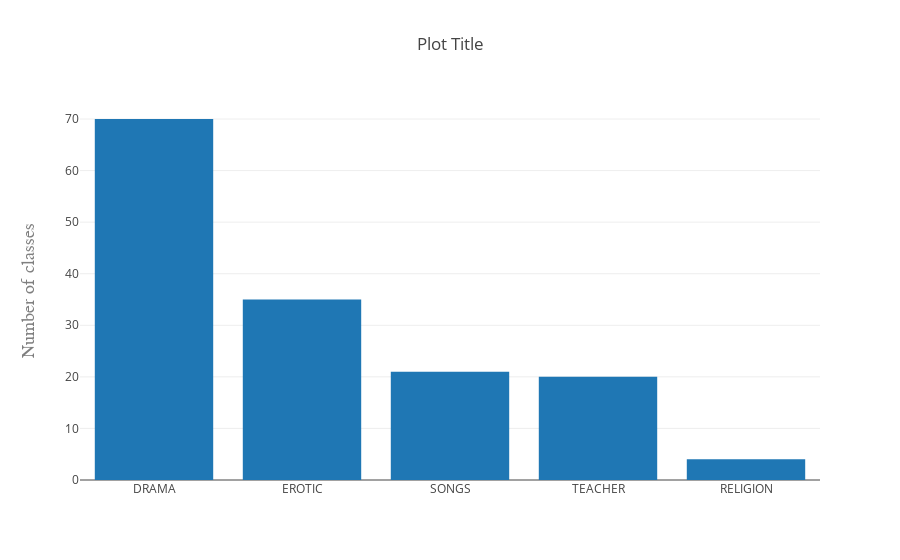

Notebook cell for this chart:
### Code cell
distribution = y.value_counts()
picture = [go.Bar(
            x=distribution.index,
            y=distribution
    )]
layout = go.Layout(
    title='Plot Title',
    yaxis=dict(
        title='Number of classes',
        titlefont=dict(
            family='Courier New, monospace',
            size=18,
            color='#7f7f7f'
        )
    )
)
fig = go.Figure(data=picture, layout=layout)
offline.iplot(fig)

### Figure 1 — Plotly figure (JSON) as saved in the notebook; plotly's stock layout.template omitted (floating-point values rounded to 4 significant figures)
{"data": [{"type": "bar", "uid": "10c19de3-7cb4-4cfd-bf91-0f3c5d4b15e1", "x": ["DRAMA", "EROTIC", "SONGS", "TEACHER", "RELIGION"], "y": [70, 35, 21, 20, 4]}], "layout": {"title": "Plot Title", "yaxis": {"title": "Number of classes", "titlefont": {"color": "#7f7f7f", "family": "Courier New, monospace", "size": 18}}}}
